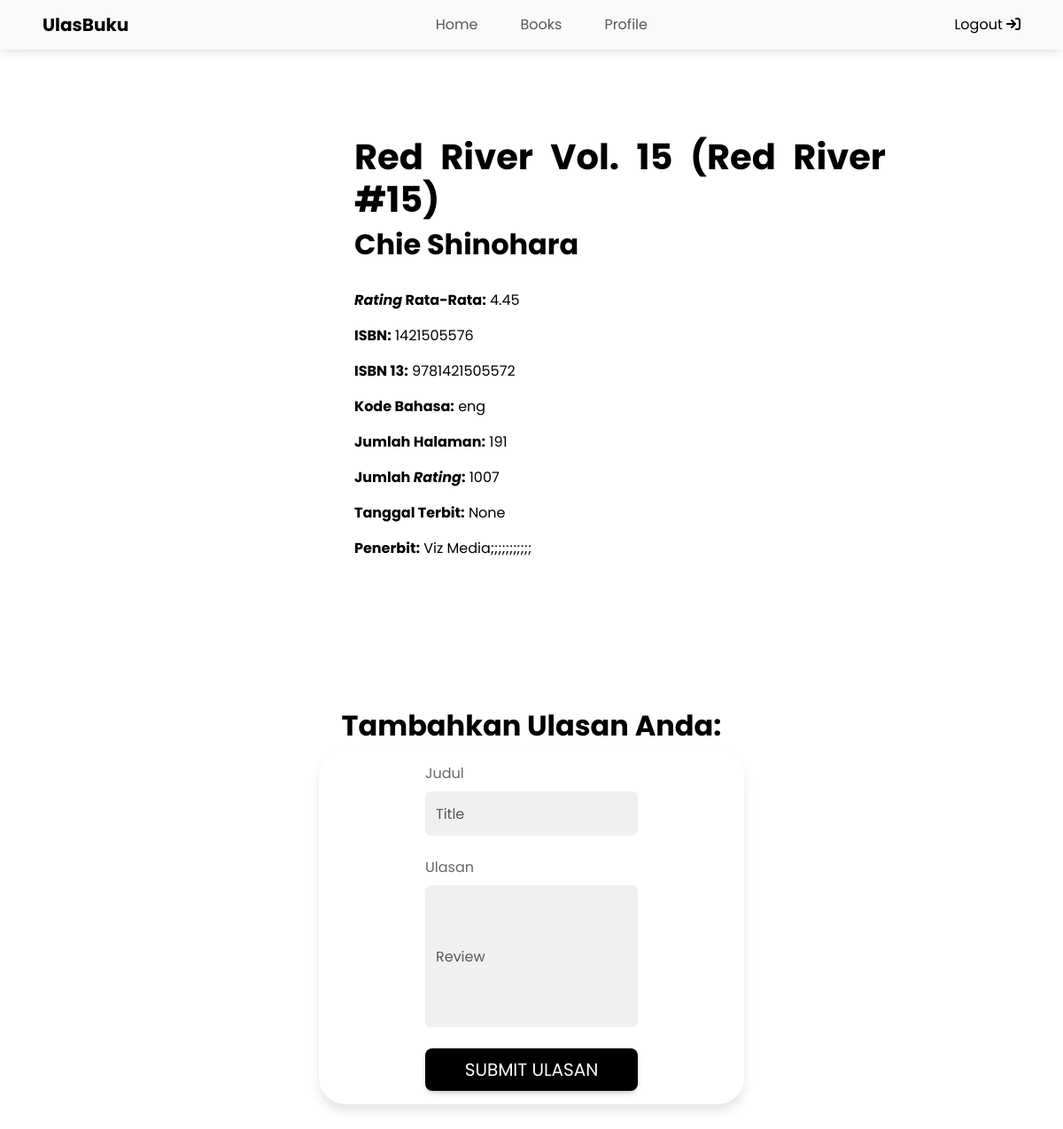
//book-detail/13765, run on an earlier commit of the app's database.
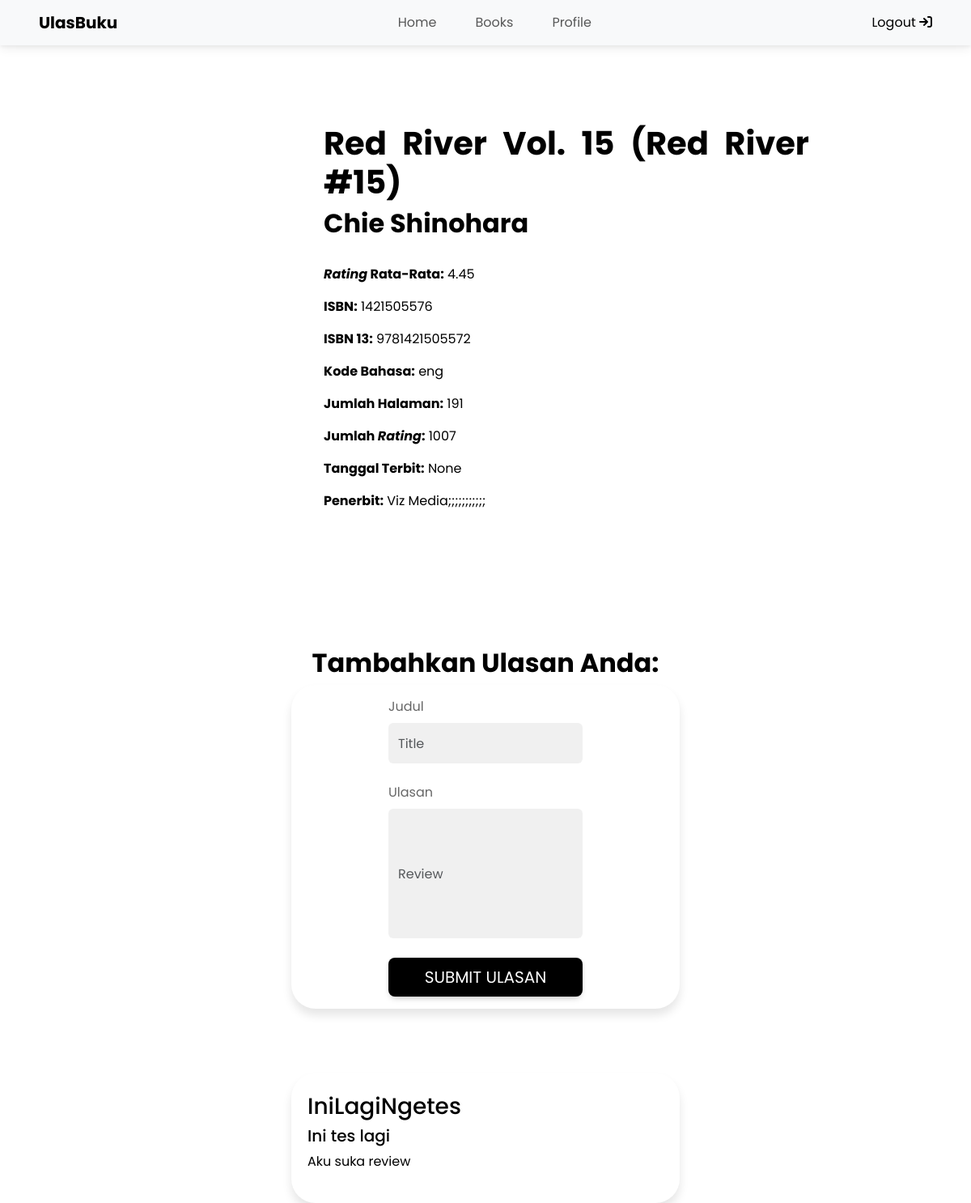
And on a later commit of the database.
### admin_section/models.py (models this page shows)
class Review(models.Model):
    user = models.ForeignKey(
        User, related_name='reviewed', on_delete=models.CASCADE, default=None)
    book = models.ForeignKey(
        Book, related_name='reviewed', on_delete=models.CASCADE, default=None)
    review = models.TextField(null=True, blank=True, default=None)
    title = models.TextField(null=True, blank=True, default=None)

### book_details/views.py (the view)
# urls.py: path('book-detail/<int:key>', show_book_detail, name='show_book_detail'),
def show_book_detail(request, key):
    user = request.user
    book = Book.objects.get(pk=key)
    form = ReviewForm()
    reviews = Review.objects.all().filter(book=book)
    b = None
    bookmarks = []
    if request.user.is_authenticated:
        b = request.user.bookmarked.select_related('book')
        for markbuku in b:
            bookmarks.append(markbuku.book)
    context = {
        'book': book,
        'form': form,
        'reviews': reviews,
        'bookmarks' : bookmarks,
    }
    return render(request, "book_details.html", context)

### book_details/forms.py
class ReviewForm(forms.Form):
    title = forms.CharField(
        widget=forms.TextInput(
            attrs={'id': 'title', 'class': 'form-control active', 'type': 'text', 'placeholder': 'Title', 'style': 'height:50px;'})
    )
    review = forms.CharField(
        widget=forms.TextInput(
            attrs={'id': 'review_input', 'class': 'form-control active', 'placeholder': 'Review'})
    )

### book_details/templates/book_details.html (shortened to what this page needs)
{% extends 'base.html' %} {% load static %} {% block content %}
<div class="detail-container">
  <div class="detail-text-container">
    <h1 style="color: black"><b id="book-name">{{ book.title }}</b></h1>
    <h2><b>{{ book.author }}</b></h2>
    <br />
    <p>
      <b><i>Rating</i> Rata-Rata:</b> {{ book.average_rating }}
    </p>
    <p><b>ISBN:</b> {{ book.isbn }}</p>
    <p><b>ISBN 13:</b> {{ book.isbn13 }}</p>
    <p><b>Kode Bahasa:</b> {{ book.language_code }}</p>
    <p><b>Jumlah Halaman:</b> {{ book.num_pages }}</p>
    <p>
      <b>Jumlah <i>Rating</i>:</b> {{ book.rating_count }}
    </p>
    <p><b>Tanggal Terbit:</b> {{ book.publication_date }}</p>
    <p><b>Penerbit:</b> {{ book.publisher }}</p>
  </div>
</div>
<div class="review-text-container">
  <h2><b>Tambahkan Ulasan Anda:</b></h2>
</div>
<div class="review-container">
  <div class="review-form-container">
    <form method="POST" id="form" onsubmit="return false;">
      <div class="form-outline mb-4">
        <label class="form-label" for="title">Judul</label>
        {{ form.title }}
      </div>
      <div class="form-outline mb-4">
        <label class="form-label" for="review">Ulasan</label>
        {{ form.review }}
      </div>
    </form>
    <button
      id="add-review"
      type="submit"
      value="review"
      name="submit"
      class="btn btn-custom btn-lg btn-block"
    >
      Submit Ulasan
    </button>
  </div>
</div>
<div class="review-from-users" id="all-reviews">
  {% for review in reviews %}
  <div class="single-user-review">
    <h3>{{ review.user.username }}</h3>
    <h5>{{review.title}}</h5>
    <div class="review-texts">
      <p>{{ review.review }}</p>
    </div>
  </div>
  {% endfor %}
</div>
{% endblock content %}

What changed in the data, as far as the page shows it:
added Review: user.username "IniLagiNgetes", title "Ini tes lagi", review "Aku suka review"
